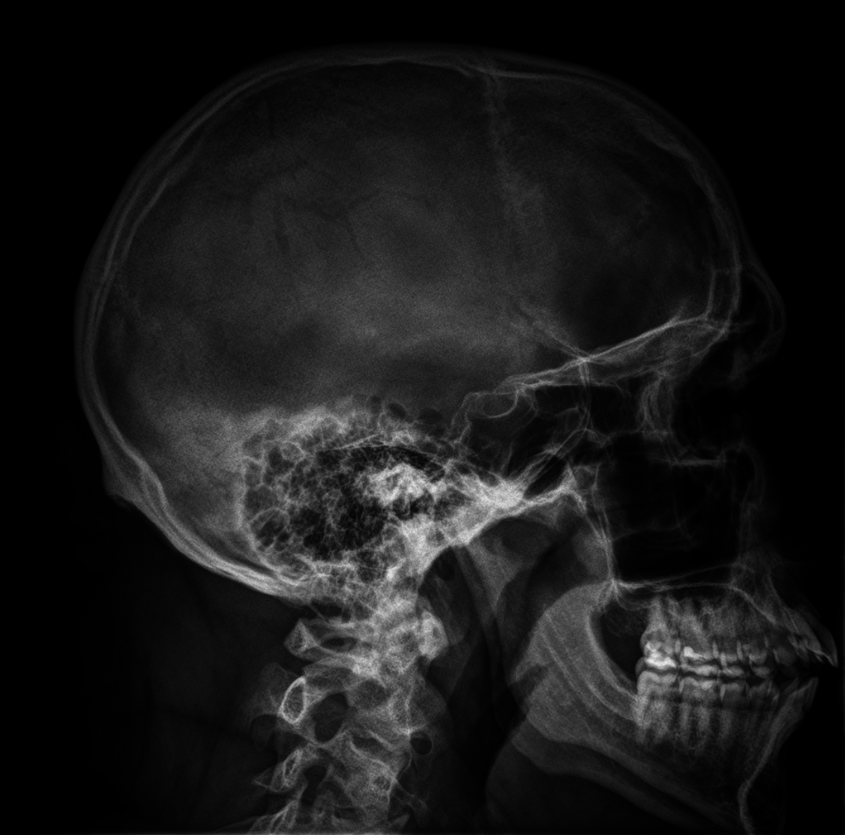
#> input picture Obrazy/zestaw 3/zad5/czaszka.png, 845 x 835 px, shrunk from 1092 x 1078 before the run
$ python zad5b.py
#> lines starting #> are read from the running program, lines starting #| are printed output that depends on the picture
import cv2
import numpy as np
import math
import matplotlib.pyplot as plt

a = -1.0 / 3.0

obraz = cv2.imread('czaszka.png', cv2.IMREAD_GRAYSCALE)
#> obraz is the input picture: shape (835, 845); min 0, max 238, mean 24.6

def hiperbolizacja(obraz, a):
#> called with a = -0.333
    histogram, bins = np.histogram(obraz.flatten(), 256, [0, 256])
#> histogram = 256 values, max 186866 at index 0, min 0 at index 231, mean 2756.2; bins = 257 values from 0 to 256
    histogram_znorm = histogram / np.sum(histogram)
#> histogram_znorm = 256 values, max 0.265 at index 0, min 0 at index 231, mean 0.00391
    skumulowany_histogram = np.cumsum(histogram_znorm)
#> skumulowany_histogram = 256 values from 0.265 to 1
    G = 256
    cmin = skumulowany_histogram[skumulowany_histogram > 0].min()
#> cmin = 0.265
    przeksztalcenie = (skumulowany_histogram - cmin) / (1 - cmin)
#> przeksztalcenie = 256 values from 0 to 1
    przeksztalcenie = np.power(przeksztalcenie, 1 / (a + 1))
    przeksztalcenie = np.floor(przeksztalcenie * (G - 1)).astype(np.uint8)
#> przeksztalcenie = 256 values from 0 to 254
    obraz_hiper = przeksztalcenie[obraz]
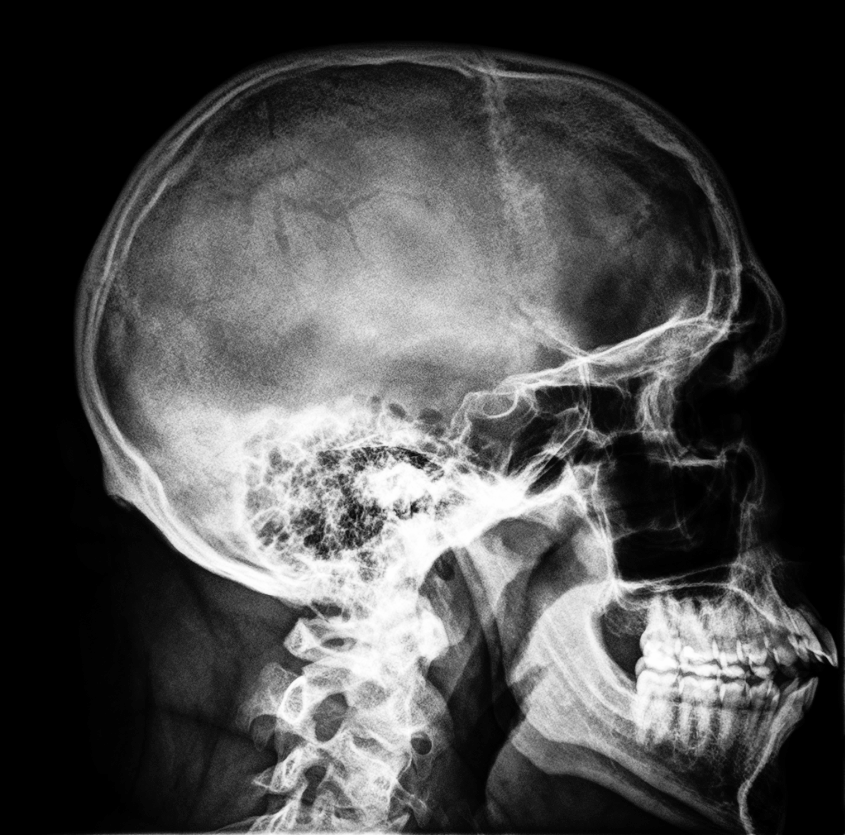
#> obraz_hiper: shape (835, 845); min 0, max 254, mean 75.8

    return obraz_hiper, skumulowany_histogram


obraz_hiper, skumulowany_histogram = hiperbolizacja(obraz, a)
#> skumulowany_histogram = 256 values from 0.265 to 1

cv2.imwrite('czaszka_hiperbolizacja.png', obraz_hiper)

#plot histogram skumulowany
plt.plot(skumulowany_histogram, color='black')
plt.title('Histogram skumulowany')
plt.xlabel('Wartosc szarosci')
plt.ylabel('Skumulowane prawdopodobienstwo')
plt.savefig('histogram_skumulowany.png')
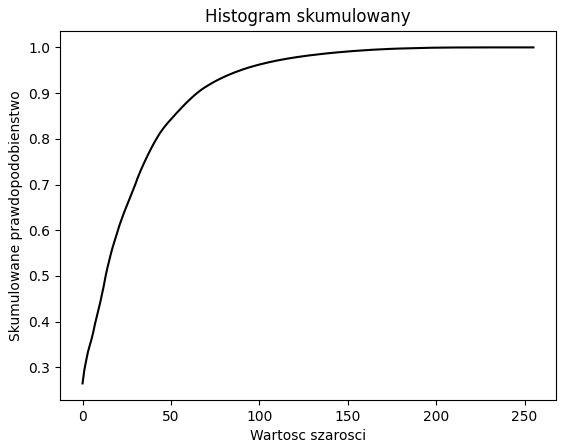
#> figure drawn by matplotlib, 1 panel; curve peaks at x = 238, y = 1
